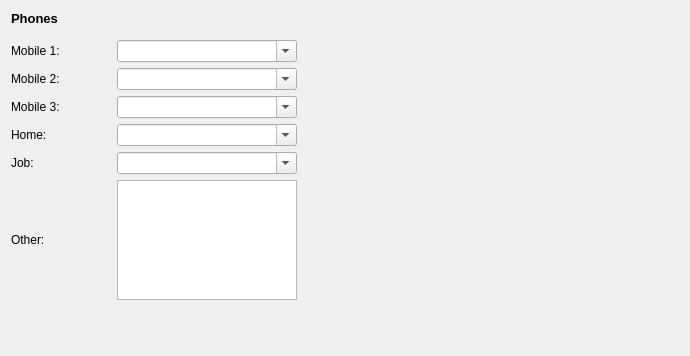
     <widget class="QWidget" name="tabwGroupsDetailPage2">
      <layout class="QGridLayout" name="gridLayout_15">
       <item row="0" column="0">
        <layout class="QGridLayout" name="gridLayout_14">
         <item row="4" column="1">
          <widget class="QComboBox" name="cboMobile3">
           <property name="sizePolicy">
            <sizepolicy hsizetype="Fixed" vsizetype="Fixed">
             <horstretch>0</horstretch>
             <verstretch>0</verstretch>
            </sizepolicy>
           </property>
           <property name="minimumSize">
            <size>
             <width>180</width>
             <height>0</height>
            </size>
           </property>
           <property name="maximumSize">
            <size>
             <width>180</width>
             <height>16777215</height>
            </size>
           </property>
           <property name="editable">
            <bool>true</bool>
           </property>
          </widget>
         </item>
         <item row="4" column="0">
          <widget class="QLabel" name="label_45">
           <property name="sizePolicy">
            <sizepolicy hsizetype="Fixed" vsizetype="Preferred">
             <horstretch>0</horstretch>
             <verstretch>0</verstretch>
            </sizepolicy>
           </property>
           <property name="minimumSize">
            <size>
             <width>100</width>
             <height>0</height>
            </size>
           </property>
           <property name="maximumSize">
            <size>
             <width>100</width>
             <height>16777215</height>
            </size>
           </property>
           <property name="text">
            <string>Mobile 3:</string>
           </property>
          </widget>
         </item>
         <item row="2" column="1">
          <widget class="QComboBox" name="cboMobile1">
           <property name="sizePolicy">
            <sizepolicy hsizetype="Fixed" vsizetype="Fixed">
             <horstretch>0</horstretch>
             <verstretch>0</verstretch>
            </sizepolicy>
           </property>
           <property name="minimumSize">
            <size>
             <width>180</width>
             <height>0</height>
            </size>
           </property>
           <property name="maximumSize">
            <size>
             <width>180</width>
             <height>16777215</height>
            </size>
           </property>
           <property name="editable">
            <bool>true</bool>
           </property>
          </widget>
         </item>
         <item row="7" column="0">
          <widget class="QLabel" name="label_13">
           <property name="sizePolicy">
            <sizepolicy hsizetype="Fixed" vsizetype="Preferred">
             <horstretch>0</horstretch>
             <verstretch>0</verstretch>
            </sizepolicy>
           </property>
           <property name="minimumSize">
            <size>
             <width>100</width>
             <height>0</height>
            </size>
           </property>
           <property name="maximumSize">
            <size>
             <width>100</width>
             <height>16777215</height>
            </size>
           </property>
           <property name="text">
            <string>Other:</string>
           </property>
          </widget>
         </item>
         <item row="3" column="0">
          <widget class="QLabel" name="label_40">
           <property name="sizePolicy">
            <sizepolicy hsizetype="Fixed" vsizetype="Preferred">
             <horstretch>0</horstretch>
             <verstretch>0</verstretch>
            </sizepolicy>
           </property>
           <property name="minimumSize">
            <size>
             <width>100</width>
             <height>0</height>
            </size>
           </property>
           <property name="maximumSize">
            <size>
             <width>100</width>
             <height>16777215</height>
            </size>
           </property>
           <property name="text">
            <string>Mobile 2:</string>
           </property>
          </widget>
         </item>
         <item row="3" column="1">
          <widget class="QComboBox" name="cboMobile2">
           <property name="sizePolicy">
            <sizepolicy hsizetype="Fixed" vsizetype="Fixed">
             <horstretch>0</horstretch>
             <verstretch>0</verstretch>
            </sizepolicy>
           </property>
           <property name="minimumSize">
            <size>
             <width>180</width>
             <height>0</height>
            </size>
           </property>
           <property name="maximumSize">
            <size>
             <width>180</width>
             <height>16777215</height>
            </size>
           </property>
           <property name="editable">
            <bool>true</bool>
           </property>
          </widget>
         </item>
         <item row="5" column="0">
          <widget class="QLabel" name="label_15">
           <property name="sizePolicy">
            <sizepolicy hsizetype="Fixed" vsizetype="Preferred">
             <horstretch>0</horstretch>
             <verstretch>0</verstretch>
            </sizepolicy>
           </property>
           <property name="minimumSize">
            <size>
             <width>100</width>
             <height>0</height>
            </size>
           </property>
           <property name="maximumSize">
            <size>
             <width>100</width>
             <height>16777215</height>
            </size>
           </property>
           <property name="text">
            <string>Home:</string>
           </property>
          </widget>
         </item>
         <item row="7" column="1">
          <widget class="QPlainTextEdit" name="tedtPhoneOther">
           <property name="sizePolicy">
            <sizepolicy hsizetype="Fixed" vsizetype="Fixed">
             <horstretch>0</horstretch>
             <verstretch>0</verstretch>
            </sizepolicy>
           </property>
           <property name="minimumSize">
            <size>
             <width>180</width>
             <height>120</height>
            </size>
           </property>
           <property name="maximumSize">
            <size>
             <width>180</width>
             <height>120</height>
            </size>
           </property>
          </widget>
         </item>
         <item row="6" column="1">
          <widget class="QComboBox" name="cboPhoneJob">
           <property name="sizePolicy">
            <sizepolicy hsizetype="Fixed" vsizetype="Fixed">
             <horstretch>0</horstretch>
             <verstretch>0</verstretch>
            </sizepolicy>
           </property>
           <property name="minimumSize">
            <size>
             <width>180</width>
             <height>0</height>
            </size>
           </property>
           <property name="maximumSize">
            <size>
             <width>180</width>
             <height>16777215</height>
            </size>
           </property>
           <property name="editable">
            <bool>true</bool>
           </property>
          </widget>
         </item>
         <item row="5" column="1">
          <widget class="QComboBox" name="cboPhoneHome">
           <property name="sizePolicy">
            <sizepolicy hsizetype="Fixed" vsizetype="Fixed">
             <horstretch>0</horstretch>
             <verstretch>0</verstretch>
            </sizepolicy>
           </property>
           <property name="minimumSize">
            <size>
             <width>180</width>
             <height>0</height>
            </size>
           </property>
           <property name="maximumSize">
            <size>
             <width>180</width>
             <height>16777215</height>
            </size>
           </property>
           <property name="editable">
            <bool>true</bool>
           </property>
          </widget>
         </item>
         <item row="6" column="0">
          <widget class="QLabel" name="label_12">
           <property name="sizePolicy">
            <sizepolicy hsizetype="Fixed" vsizetype="Preferred">
             <horstretch>0</horstretch>
             <verstretch>0</verstretch>
            </sizepolicy>
           </property>
           <property name="minimumSize">
            <size>
             <width>100</width>
             <height>0</height>
            </size>
           </property>
           <property name="maximumSize">
            <size>
             <width>100</width>
             <height>16777215</height>
            </size>
           </property>
           <property name="text">
            <string>Job:</string>
           </property>
          </widget>
         </item>
         <item row="2" column="0">
          <widget class="QLabel" name="label_14">
           <property name="sizePolicy">
            <sizepolicy hsizetype="Fixed" vsizetype="Preferred">
             <horstretch>0</horstretch>
             <verstretch>0</verstretch>
            </sizepolicy>
           </property>
           <property name="minimumSize">
            <size>
             <width>100</width>
             <height>0</height>
            </size>
           </property>
           <property name="maximumSize">
            <size>
             <width>100</width>
             <height>16777215</height>
            </size>
           </property>
           <property name="text">
            <string>Mobile 1:</string>
           </property>
          </widget>
         </item>
         <item row="1" column="0" colspan="3">
          <spacer name="verticalSpacer_7">
           <property name="orientation">
            <enum>Qt::Vertical</enum>
           </property>
           <property name="sizeType">
            <enum>QSizePolicy::Fixed</enum>
           </property>
           <property name="sizeHint" stdset="0">
            <size>
             <width>20</width>
             <height>8</height>
            </size>
           </property>
          </spacer>
         </item>
         <item row="0" column="0" colspan="3">
          <widget class="QLabel" name="label_48">
           <property name="font">
            <font>
             <pointsize>10</pointsize>
             <weight>75</weight>
             <bold>true</bold>
            </font>
           </property>
           <property name="text">
            <string>Phones</string>
           </property>
          </widget>
         </item>
        </layout>
       </item>
       <item row="2" column="0">
        <spacer name="verticalSpacer_6">
         <property name="orientation">
          <enum>Qt::Vertical</enum>
         </property>
         <property name="sizeHint" stdset="0">
          <size>
           <width>20</width>
           <height>45</height>
          </size>
         </property>
        </spacer>
       </item>
       <item row="0" column="1">
        <spacer name="horizontalSpacer_2">
         <property name="orientation">
          <enum>Qt::Horizontal</enum>
         </property>
         <property name="sizeHint" stdset="0">
          <size>
           <width>376</width>
           <height>20</height>
          </size>
         </property>
        </spacer>
       </item>
      </layout>
     </widget>
